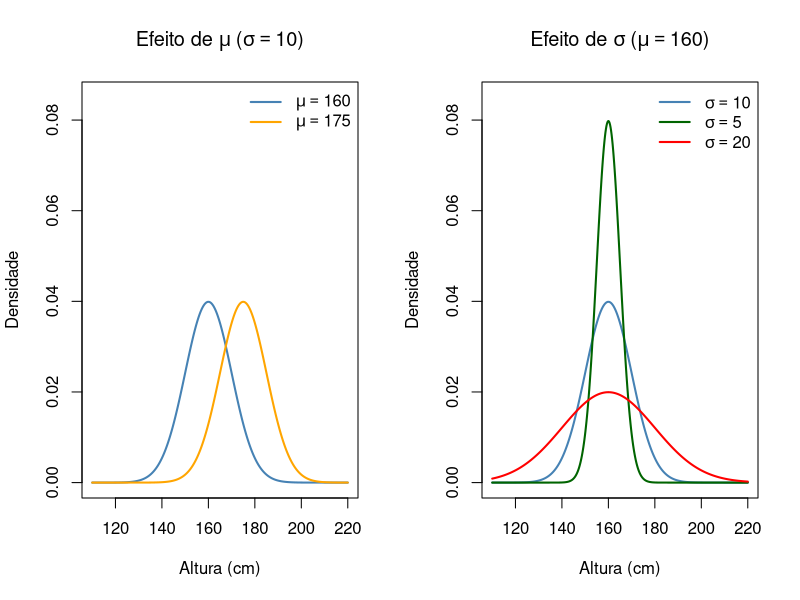
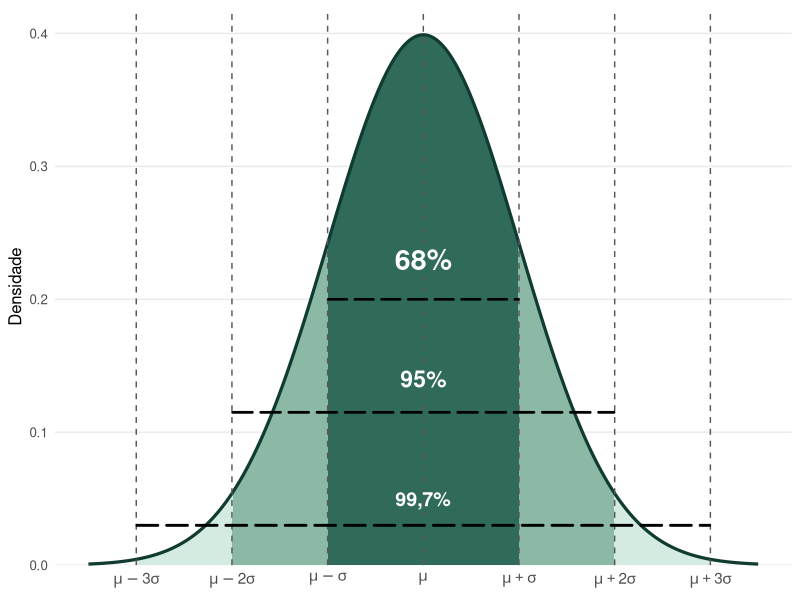
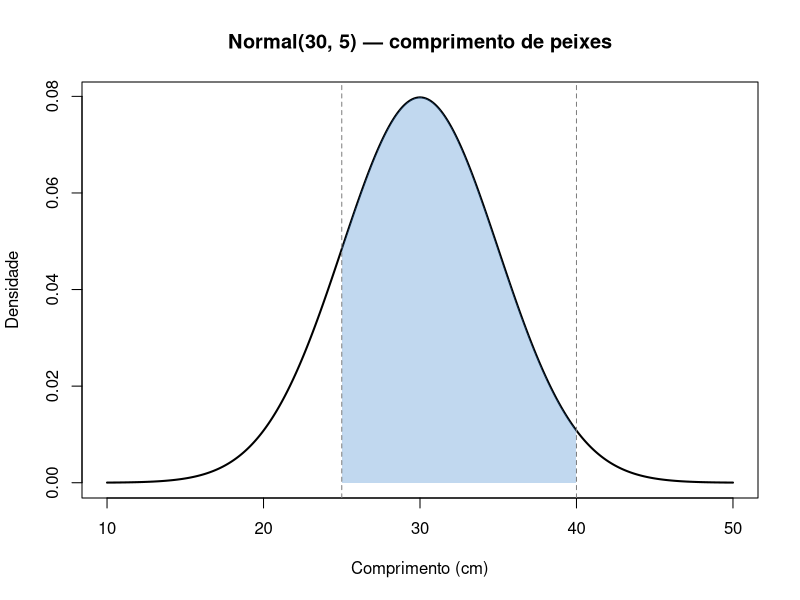
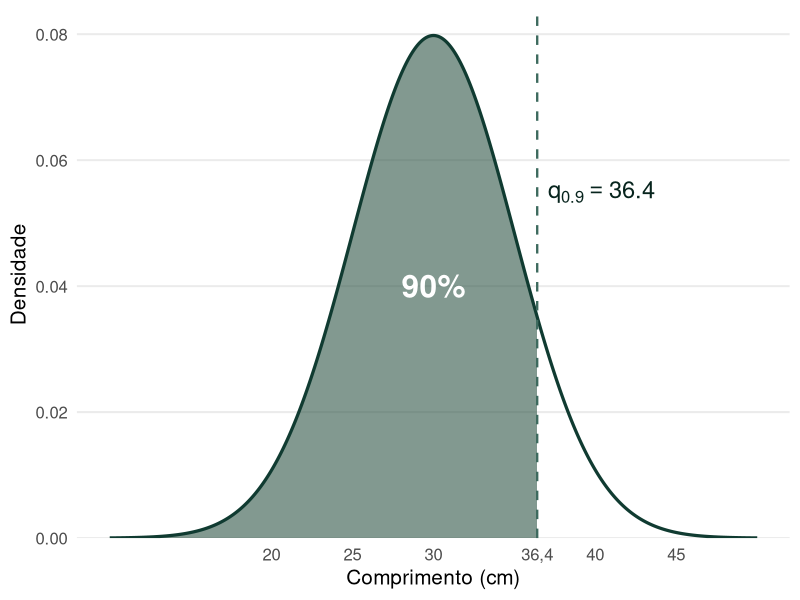
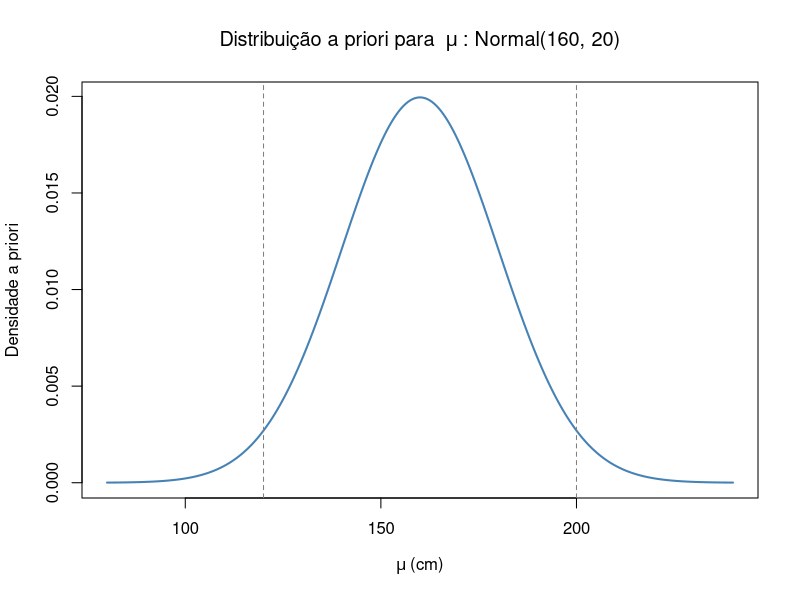
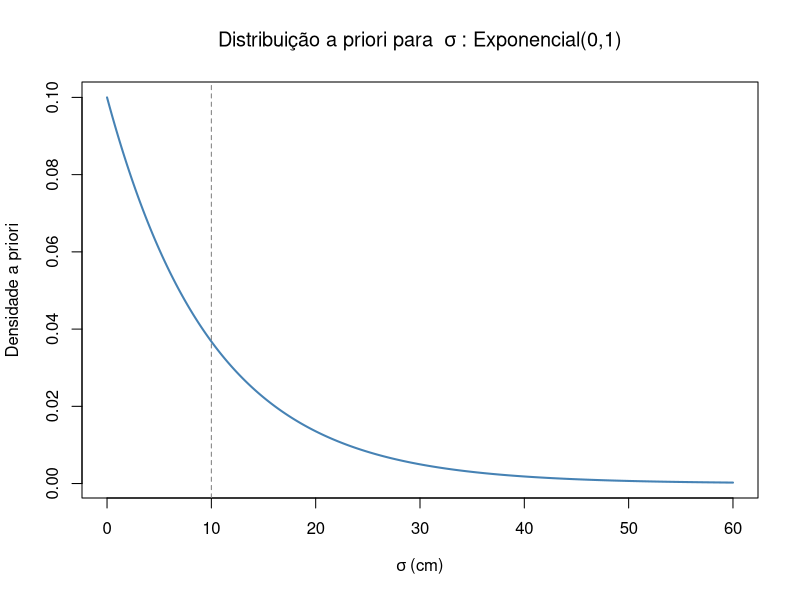
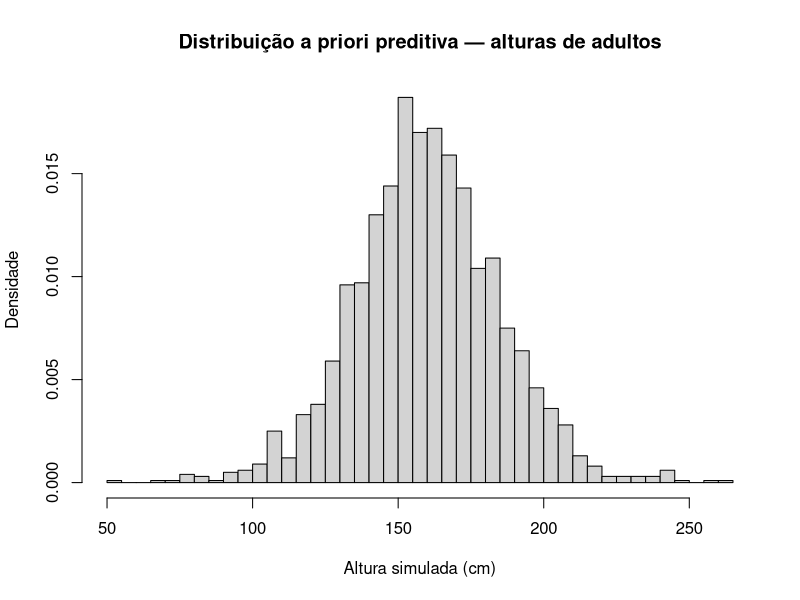
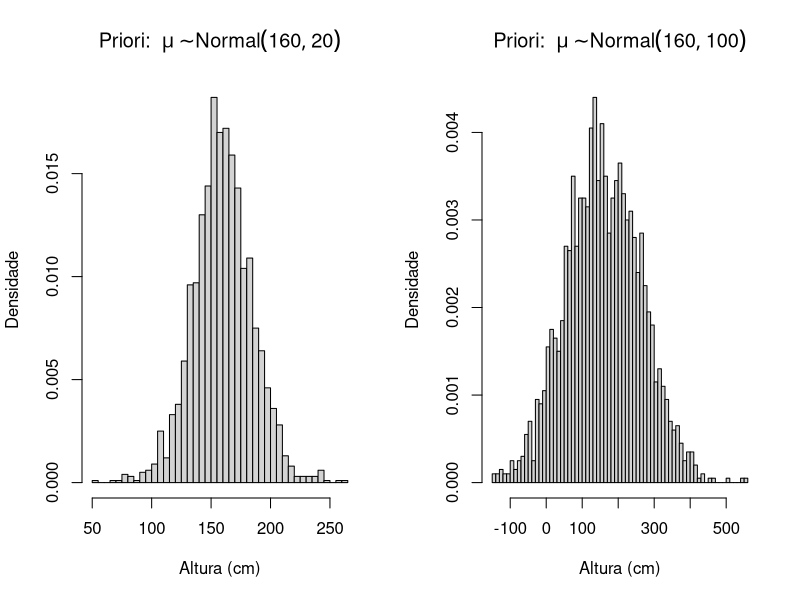

R code for these plots, in order:
## ---- chunk 1
#| fig-width: 10
# Grade de valores no eixo x
x <- seq(110, 220, length.out = 500)

# Curva de referência
fx_ref <- dnorm(x, mean = 160, sd = 10)

# Efeito de mudar mu
fx_mu2 <- dnorm(x, mean = 175, sd = 10)

# Efeito de mudar sigma
fx_s1  <- dnorm(x, mean = 160, sd = 5)
fx_s2  <- dnorm(x, mean = 160, sd = 20)

par(mfrow = c(1, 2))

# Painel 1: efeito de mu (sigma fixo = 10)
plot(x, fx_ref, type = "l", lwd = 2, col = "steelblue",
     ylim = c(0, 0.085),
     xlab = "Altura (cm)", ylab = "Densidade",
     main = expression("Efeito de " * mu ~ "(" * sigma == 10 * ")"))
lines(x, fx_mu2, col = "orange", lwd = 2)
legend("topright",
       legend = c(expression(mu == 160),
                  expression(mu == 175)),
       col = c("steelblue", "orange"),
       lwd = 2, bty = "n")

# Painel 2: efeito de sigma (mu fixo = 160)
plot(x, fx_ref, type = "l", lwd = 2, col = "steelblue",
     ylim = c(0, 0.085),
     xlab = "Altura (cm)", ylab = "Densidade",
     main = expression("Efeito de " * sigma ~ "(" * mu == 160 * ")"))
lines(x, fx_s1, col = "darkgreen", lwd = 2)
lines(x, fx_s2, col = "red",       lwd = 2)
legend("topright",
       legend = c(expression(sigma == 10),
                  expression(sigma == 5),
                  expression(sigma == 20)),
       col = c("steelblue", "darkgreen", "red"),
       lwd = 2, bty = "n")
## ---- chunk 2
#| echo: false
par(mfrow = c(1, 1))
## ---- chunk 3
#| echo: false
#| fig-width: 10
#| fig-height: 5
#| fig-cap: "Regra empírica da Distribuição Normal: áreas centrais de aproximadamente 68%, 95% e 99,7% ao redor da média."
#| label: fig-normal-rule
library(ggplot2)

x <- seq(-3.5, 3.5, length.out = 800)
normal_df <- data.frame(
  x = x,
  densidade = dnorm(x)
)

faixa_3s <- subset(normal_df, x >= -3 & x <= 3)
faixa_2s <- subset(normal_df, x >= -2 & x <= 2)
faixa_1s <- subset(normal_df, x >= -1 & x <= 1)

marcas <- data.frame(x = -3:3)

ggplot(normal_df, aes(x = x, y = densidade)) +
  geom_area(data = faixa_3s, fill = "#cfe8df", alpha = 0.9) +
  geom_area(data = faixa_2s, fill = "#74a892", alpha = 0.75) +
  geom_area(data = faixa_1s, fill = "#1f5c4d", alpha = 0.85) +
  geom_line(linewidth = 1.1, color = "#103b31") +
  geom_vline(
    data = marcas,
    aes(xintercept = x),
    linetype = "dashed",
    linewidth = 0.5,
    color = "gray35"
  ) +
  annotate("text", x = 0, y = 0.23, label = "68%", color = "white", size = 7.2, fontface = "bold") +
  annotate("text", x = 0, y = 0.14, label = "95%", color = "white", size = 5.8, fontface = "bold") +
  annotate("text", x = 0, y = 0.05, label = "99,7%", color = "white", size = 5.0, fontface = "bold") +
  annotate(
    "segment",
    y = 0.20, yend = 0.20,
    x = min(faixa_1s), xend = max(faixa_1s),
    linewidth = 0.9, color = "black", linetype = "longdash",
    lineend = "round"
  ) +
  annotate(
    "segment",
    y = 0.115, yend = 0.115,
    x = min(faixa_2s), xend = max(faixa_2s),
    linewidth = 0.95, color = "black", linetype = "longdash",
    lineend = "round"
  ) +
  annotate(
    "segment",
    y = 0.03, yend = 0.03,
    x = min(faixa_3s), xend = max(faixa_3s),
    linewidth = 1, color = "black", linetype = "longdash",
    lineend = "round"
  ) +
  scale_x_continuous(
    breaks = -3:3,
    labels = c(
      expression(mu - 3 * sigma),
      expression(mu - 2 * sigma),
      expression(mu - sigma),
      expression(mu),
      expression(mu + sigma),
      expression(mu + 2 * sigma),
      expression(mu + 3 * sigma)
    )
  ) +
  scale_y_continuous(expand = expansion(mult = c(0, 0.05))) +
  labs(x = NULL, y = "Densidade") +
  theme_minimal(base_size = 12) +
  theme(
    panel.grid.minor = element_blank(),
    panel.grid.major.x = element_blank(),
    axis.text.x = element_text(size = 11),
    plot.caption = element_text(hjust = 0)
  )
## ---- chunk 4
# Comprimento entre 25 e 40 cm: Normal(30, 5)
pnorm(40, mean = 30, sd = 5) - pnorm(25, mean = 30, sd = 5)
## ---- chunk 5
# Probabilidade de comprimento acima de 38 cm
1 - pnorm(38, mean = 30, sd = 5)
## ---- chunk 6
# Visualização: distribuição e área de interesse
x <- seq(10, 50, length.out = 400)
fx <- dnorm(x, mean = 30, sd = 5)

plot(x, fx, type = "l", lwd = 2,
     xlab = "Comprimento (cm)", ylab = "Densidade",
     main = "Normal(30, 5) — comprimento de peixes")

# Área entre 25 e 40 cm (sombreada)
x_int <- seq(25, 40, length.out = 200)
polygon(c(25, x_int, 40),
        c(0, dnorm(x_int, mean = 30, sd = 5), 0),
        col = rgb(0.2, 0.5, 0.8, 0.3), border = NA)

abline(v = c(25, 40), lty = 2, col = "gray50")
## ---- chunk 7
# Quantil 90%: comprimento abaixo do qual estão 90% dos indivíduos
qnorm(0.90, mean = 30, sd = 5)
## ---- chunk 8
#| echo: false
#| fig-width: 9
#| fig-height: 5
#| fig-cap: "Visualização do quantil de 90% para X ~ Normal(30, 5): a área acumulada até q0,90 corresponde a 90% da probabilidade."
library(ggplot2)

x <- seq(10, 50, length.out = 500)
q90 <- qnorm(0.90, mean = 30, sd = 5)

normal_df <- data.frame(
  x = x,
  densidade = dnorm(x, mean = 30, sd = 5)
)

faixa_q90 <- subset(normal_df, x <= q90)

ggplot(normal_df, aes(x = x, y = densidade)) +
  geom_area(data = faixa_q90, fill = "#2f5646", alpha = 0.6) +
  geom_line(linewidth = 1.1, color = "#103b31") +
  geom_vline(xintercept = q90, linetype = "dashed", linewidth = 0.8, color = "#3d6a5e") +
  annotate("text", x = 30, y = 0.04, label = "90%", color = "white", size = 8, fontface = "bold") +
  annotate("text", x = q90, y = 0.055, label = "q[0.90] == 36.4", parse = TRUE, color = "#07241d", size = 6, hjust = -0.1) +
  scale_x_continuous(
    breaks = c(20, 25, 30, q90, 40, 45),
    labels = c("20", "25", "30", "36,4", "40", "45")
  ) +
  scale_y_continuous(expand = expansion(mult = c(0, 0.05))) +
  labs(x = "Comprimento (cm)", y = "Densidade") +
  theme_minimal(base_size = 15) +
  theme(
    panel.grid.minor = element_blank(),
    panel.grid.major.x = element_blank()
  )
## ---- chunk 9
# Visualização da distribuição a priori para mu
mu_vals <- seq(80, 240, length.out = 400)
plot(mu_vals, dnorm(mu_vals, mean = 160, sd = 20),
     type = "l", lwd = 2, col = "steelblue",
     xlab = expression(mu ~ "(cm)"),
     ylab = "Densidade a priori",
     main = expression("Distribuição a priori para " ~ mu ~ ": Normal(160, 20)"))
abline(v = c(120, 200), lty = 2, col = "gray50")
## ---- chunk 10
# Visualização da distribuição a priori para sigma
sigma_vals <- seq(0, 60, length.out = 400)
plot(sigma_vals, dexp(sigma_vals, rate = 0.1),
     type = "l", lwd = 2, col = "steelblue",
     xlab = expression(sigma ~ "(cm)"),
     ylab = "Densidade a priori",
     main = expression("Distribuição a priori para " ~ sigma ~ ": Exponencial(0,1)"))
abline(v = 10, lty = 2, col = "gray50")   # media da distribuicao
## ---- chunk 11
set.seed(2026)
N <- 2000

# Passo 1: amostrar mu da distribuicao a priori
mu_sim <- rnorm(N, mean = 160, sd = 20)

# Passo 2: amostrar sigma da distribuicao a priori
sigma_sim <- rexp(N, rate = 0.1)

# Passo 3: gerar uma altura para cada par (mu, sigma)
y_sim <- rnorm(N, mean = mu_sim, sd = sigma_sim)

# Distribuição a priori preditiva
hist(y_sim, freq = FALSE, breaks = 50,
     xlab = "Altura simulada (cm)",
     ylab = "Densidade",
     main = "Distribuição a priori preditiva — alturas de adultos")
## ---- chunk 12
#| fig-width: 10
# Comparacao: priori mais dispersa para mu
mu_sim_amplo <- rnorm(N, mean = 160, sd = 100)  # priori mais dispersa
y_sim_amplo  <- rnorm(N, mean = mu_sim_amplo, sd = sigma_sim)

# Visualizacao lado a lado
par(mfrow = c(1, 2))

hist(y_sim, freq = FALSE, breaks = 50,
     xlab = "Altura (cm)", ylab = "Densidade",
     main = expression("Priori: " ~ mu %~% Normal(160, 20)))

hist(y_sim_amplo, freq = FALSE, breaks = 50,
     xlab = "Altura (cm)", ylab = "Densidade",
     main = expression("Priori: " ~ mu %~% Normal(160, 100)))
